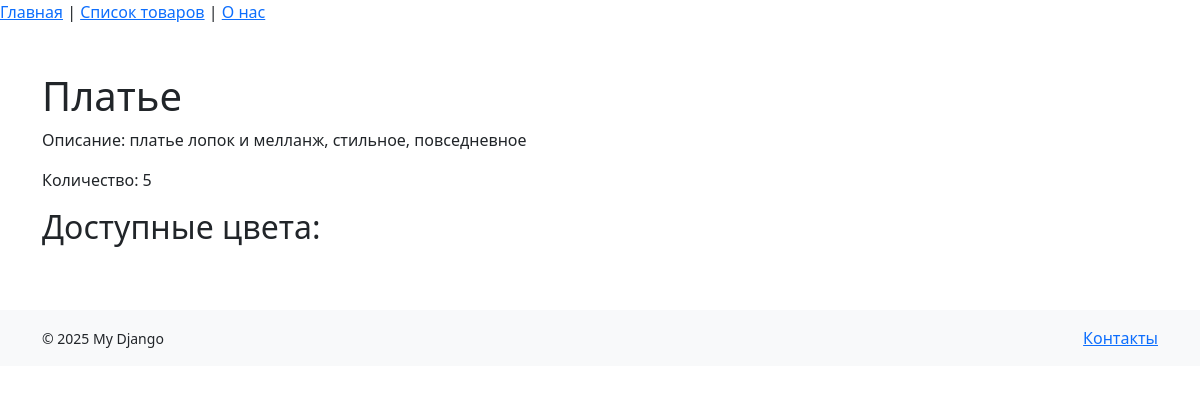
The page /item/2/ on the database as committed earlier.
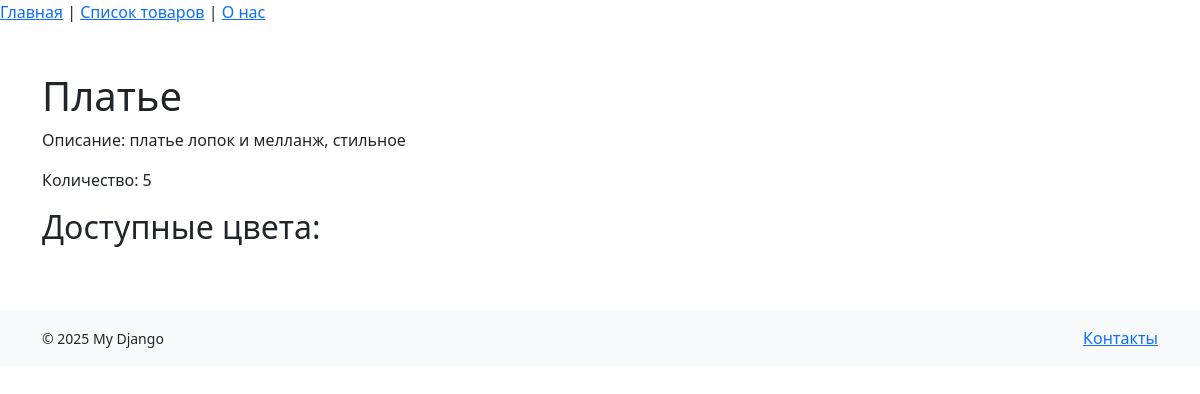
The same page on the database as committed later.
### MyApp/models.py (models this page shows, shortened)
class Item(models.Model):
   name  = models.CharField(max_length=100)
   brand = models.CharField(max_length=100)
   description = models.TextField(blank=True, null=True)
   count = models.PositiveIntegerField()
   colors = models.ManyToManyField(Color, related_name='items', blank=True)

### MyApp/views.py (the view)
# urls.py: path('item/<int:item_id>/', views.show_item, name='show_item'),
def show_item(request, item_id):
    try:
        item = Item.objects.prefetch_related('colors').get(id=item_id)
        return render(request, 'item.html', {'item': item})
    except Item.DoesNotExist:
        return HttpResponse("Товар не найден.", status=404)

### templates/item.html (shortened to what this page needs)
<!DOCTYPE html>
<html lang="ru">
<head>
</head>
<body>
    {% extends 'base.html' %}
    {% load static %}
    {% block content %}
    <div class="container mt-5">
    <h1>{{ item.name }}</h1>
    <p>Описание: {{ item.description|default:"Описание товара отсутствует." }}</p>
    <p>Количество:
        {% if item.count > 0 %}
            {{ item.count }}
        {% else %}
            Товар отсутствует
        {% endif %}
    </p>
    <h2>Доступные цвета:</h2>
</div>
{% endblock %}

Rows that differ between the two databases and show on the page:
changed Item "Платье": description "платье лопок и мелланж, стильное, повседневное" → "платье лопок и мелланж, стильное"
